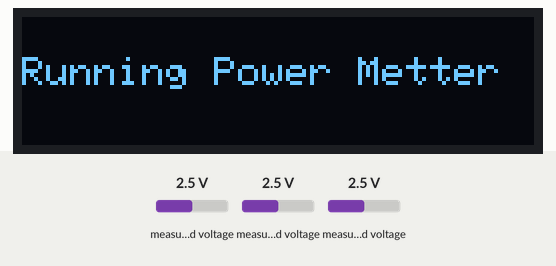
Bench run of a sketch on a simulated ESP8266 (NodeMCU). On the bench: 128×32 one-colour display. The test bench sets the inputs (shaded band); at power-on: measured voltage 2.5 V. WiFi joins after 1.5 s; servers stay silent unless stated.

Above: at 3.6 s.
At 7.6 s:
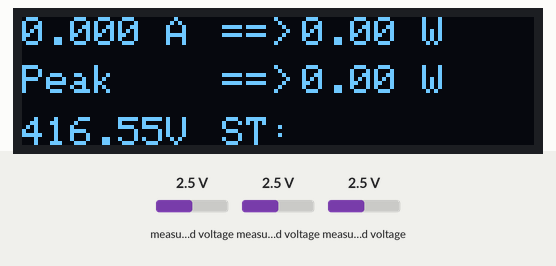
7.7 s: measured voltage (sensor 200) set to 0.1 V
At 11.3 s:
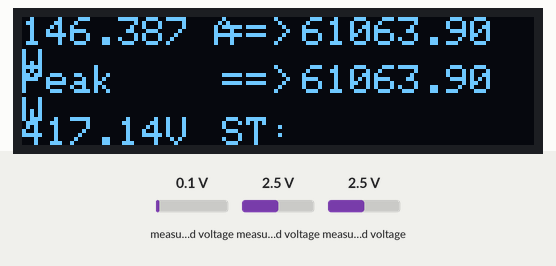
Timing chart, 0 to 12.8 s (numbered marks = the images above; inputs shaded):
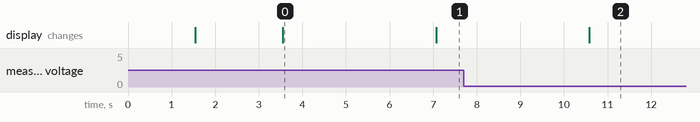

Measured:
- after the input at 7.7 s, the display: changes after 2.9 s (image 2)
- what the display in image 0 shows lasts 3.5 s, from 3.6 s to 7.1 s

The sketch:

esp12F-PowerMetter.ino
```cpp
#include <Filters.h> //Easy library to do the calculations
#include <Wire.h>
#include <Adafruit_ADS1X15.h>
#include <Adafruit_GFX.h>
#include <Adafruit_SSD1306.h>
#include <ESP8266WiFi.h>
#include "Adafruit_MQTT.h"
#include "Adafruit_MQTT_Client.h"


#define SCREEN_WIDTH 128 // OLED display width, in pixels
#define SCREEN_HEIGHT 32 // OLED display height, in pixels

const char* ssid = "SSID";
const char* password = "WIFIPass";

char* SendStatus;
/************************* MQTT Setup *********************************/

#define MQTT_SERVER      "MQTTSERVER"
#define CLINET_ID       "esp8266"
// Using port 8883 for MQTTS
#define MQTT_SERVERPORT  8883

//Connect to OpenRemote MQTT server
#define MQTT_USERNAME    "mqtt-user"
#define MQTT_KEY         "pass"

/************************ End of MQTT Setup ****************************/


// WiFiFlientSecure for SSL/TLS support
WiFiClientSecure client;

// Setup the MQTT client class by passing in the WiFi client and MQTT server and login details.
Adafruit_MQTT_Client mqtt(&client, MQTT_SERVER, MQTT_SERVERPORT, CLINET_ID, MQTT_USERNAME, MQTT_KEY);

// your MQTT SHA1 fingerprint
static const char *fingerprint PROGMEM = "FA 35 D8 62 65 7D 04 95 72 37 00 D2 CB 01 8A F5 D6 66 D0 03";

/****************************** Feeds ***************************************/

// Setup feeds for publish
Adafruit_MQTT_Publish KiloWatt = Adafruit_MQTT_Publish(&mqtt, "master/esp8266/writeattributevalue/power/3qZSlO8Dn1Aw4e7W49uyhV");
Adafruit_MQTT_Publish KWh = Adafruit_MQTT_Publish(&mqtt, "master/esp8266/writeattributevalue/kwh/3qZSlO8Dn1Aw4e7W49uyhV");

/*************************** Sketch Code ************************************/

// MQTT sendig interval values
unsigned long Previous_Time=0;
unsigned long Previous_Hour=0;
int Period=60000;  //We send a value every 60s

// Declaration for an SSD1306 display connected to I2C (SDA, SCL pins)
Adafruit_SSD1306 display(SCREEN_WIDTH, SCREEN_HEIGHT, &Wire, -1);

float RMSPower;
double kilos = 0;
float kwhour = 0;
float peakPower = 0;

Adafruit_ADS1015 ads;

const int FACTOR = 100; //100A/1V from the CT

const float multiplier = 0.002;

void(* resetFunc) (void) = 0;//declare reset function at address 0

// Voltage Sensor
float testFrequency = 50;                     // test signal frequency (Hz)
float windowLength = 40.0/testFrequency;     // how long to average the signal, for statistist

int Sensor = 0; //Sensor analog input, here it's A0

float intercept = -0.04; // to be adjusted based on calibration testing
float slope = 0.0405; // to be adjusted based on calibration testing
float current_Volts; // Voltage

// End of voltage sensor

void setup_wifi() {
  int8_t ret;

  delay(10);
  WiFi.mode(WIFI_STA);
  WiFi.begin(ssid, password);

  uint8_t retries = 3;
  while (ret = (WiFi.status()) != 0) {
  delay(500);
  retries--;
  if (retries == 0) {
      break;
      }
  }
}


// Function to connect and reconnect as necessary to the MQTT server.
void MQTT_connect() {
  int8_t ret;

  // Stop if already connected.
  if (mqtt.connected()) {
    return;
  }

  Serial.print("Connecting to MQTT... ");

  uint8_t retries = 3;
  while ((ret = mqtt.connect()) != 0) { // connect will return 0 for connected
       Serial.println(mqtt.connectErrorString(ret));
       Serial.println("Retrying MQTT connection in 5 seconds...");
       mqtt.disconnect();
       delay(5000);  // wait 5 seconds
       retries--;
       if (retries == 0) {
         break;
       }
  }

//  Serial.println("MQTT Connected!");
}


void setup() {
  Serial.begin(9200);
  setup_wifi();

  // check the fingerprint of s5.itnso.com's SSL cert
  client.setFingerprint(fingerprint);


  if(!display.begin(SSD1306_SWITCHCAPVCC, 0x3C)) { // Address 0x3D for 128x64
    Serial.println(F("SSD1306 allocation failed"));
    for(;;);
  }
  delay(2000);
  display.clearDisplay();
  display.setTextSize(1);
  display.setTextColor(WHITE);
  display.setCursor(0, 10);
  // Display static text
  display.println("Running Power Metter");
  display.display();

  // ADS Configuration
  ads.setDataRate(0x00C0);
  ads.setGain(GAIN_ONE);
  ads.begin();

}

void loop() {
  unsigned long Current_Time=millis();
  float currentRMS = getcurrent();
  float current_volt = getvoltage();
  RMSPower = current_volt*currentRMS;

  if (RMSPower > peakPower)
  {
    peakPower = RMSPower;
  }

  kilos += RMSPower*3; // 3 seconds long to calculate the RMSPower.
  kwhour += (RMSPower*3)/3600000; // 3 seconds long to calculate the RMSPower and devide by 360.. for KWh

  if(Current_Time - Previous_Time >= Period){  //Every 1 minute we send the value to the MQTT provider
//  Serial.print(F("\nSending KW only "));
//  Serial.println(kilos);
  MQTT_connect();
  if (! KiloWatt.publish(kilos/1000)) { // K-watt per min
//  Serial.println(F("Failed"));
    SendStatus = "Failed";
    resetFunc();

  } else {
    SendStatus = "Ok";
    kilos = 0;
  Serial.println(F("OK"));

  }
  Previous_Time = Current_Time;

  }


  if(Current_Time - Previous_Hour >= 3600000){  //Every 1 hour we send the KWh to the MQTT provider
//  Serial.print(F("\nSending kwhour "));
//  Serial.println(kwhour);
  MQTT_connect();
  if (! KWh.publish(kwhour)) {
//    Serial.println(F("Failed!"));
    SendStatus = "Failed!";
    resetFunc();

  } else {
    SendStatus = "OK!";
//    Serial.println(F("OK!"));
    kwhour = 0;

  }
  Previous_Hour = Current_Time;

  }

//  delay (1000);
  display.clearDisplay();
  display.setCursor(0, 0);
  display.print(currentRMS, 3);
  display.print(" A");
  display.setCursor(50,0);
  display.print("==>");
  display.setCursor(70,0);
  display.print(RMSPower, 2);
  display.print(" W");
  display.setCursor(0,12);
  display.print("Peak");
  display.setCursor(50,12);
  display.print("==>");
  display.setCursor(70,12);
  display.print(peakPower, 2);
  display.print(" W");
  display.setCursor(0,25);
  display.print(current_volt);
  display.print("V");
  display.setCursor(50,25);
  display.print("ST:");
  display.setCursor(70,25);
  display.print(SendStatus);
//  display.print(" kWh");
  display.display();

}

float getvoltage() {
  long time_check = millis();
  int count = 0;
    RunningStatistics inputStats;                //RMS Calculation
    inputStats.setWindowSecs( windowLength );

     while(millis() - time_check < 2500) {

     Sensor = ads.readADC_SingleEnded(2);  // read the analog in value:
     inputStats.input(Sensor);  // log to Stats function
        delay(1);
        }

       current_Volts = intercept + slope * inputStats.sigma(); //Calibartions for offset and amplitude
       current_Volts= current_Volts*(40.3231);                //Further calibrations for the amplitude

     return(current_Volts);
  }


float getcurrent()
{
  float voltage;
  float current;
  float sum = 0;
  long time_check = millis();
  int counter = 0;

  while (millis() - time_check < 1000)
  {
    voltage = ads.readADC_Differential_0_1() * multiplier;
    current = voltage * FACTOR;

    sum += sq(current);
    counter = counter + 1;

  }

  current = sqrt(sum / counter);
  return (current);
}
```
